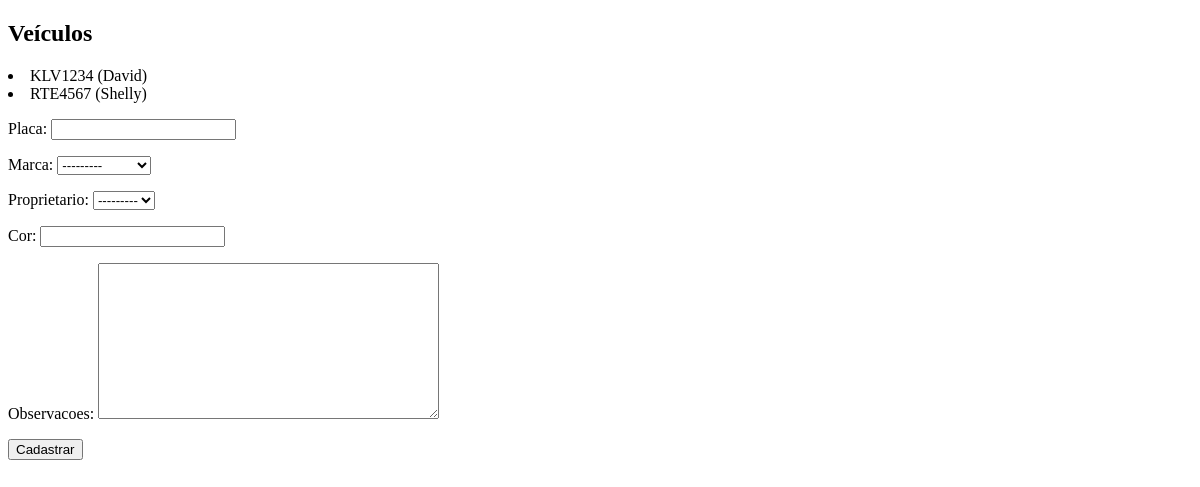
Before: /core/veiculos/ with the older database file.
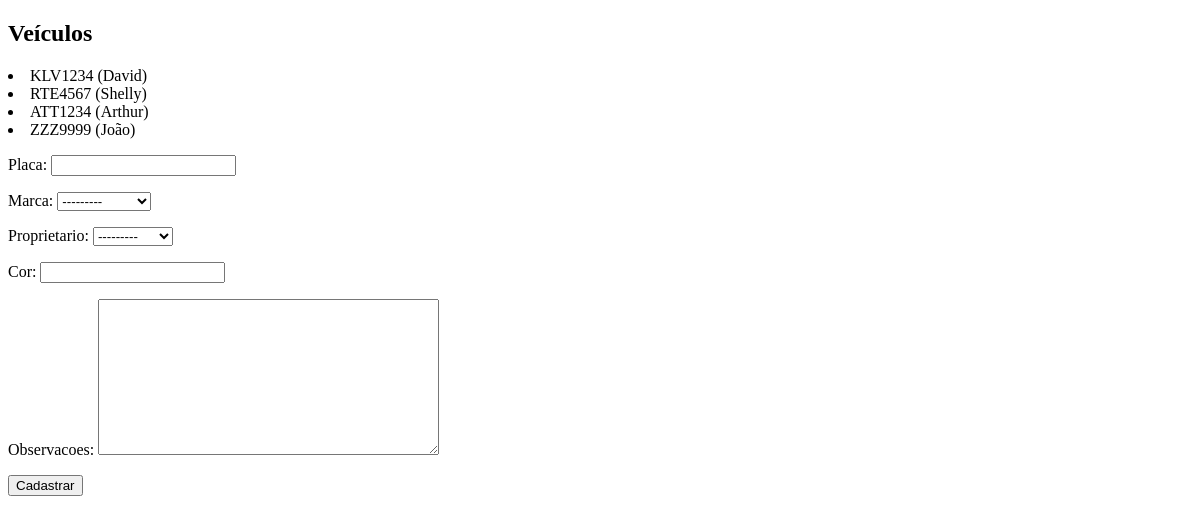
After: the same page with the newer database file.
### core/models.py (models this page shows, shortened)
class Veiculo(models.Model):
    placa = models.CharField(max_length=7)
    marca = models.ForeignKey(Marca,blank=True,null=True, on_delete=models.CASCADE)
    proprietario = models.ForeignKey(Pessoa,on_delete=models.CASCADE)
    cor = models.CharField(max_length=15, blank=True, null=True)
    observacoes = models.TextField(blank=True, null=True)

class Pessoa(models.Model):
    nome = models.CharField(max_length=100)
    endereco = models.CharField(max_length=200,blank=True,null=True)
    telefone = models.CharField(max_length=20,blank=True,null=True)
    def __str__(self):
        return self.nome

### core/views.py (the view)
def lista_veiculos(request):
    veiculos = Veiculo.objects.all()
    form = VeiculoForm()
    data = {'veiculos': veiculos, 'form': form}
    return render(request, 'core/lista_veiculos.html',data )

### core/forms.py
class VeiculoForm(ModelForm):
    class Meta:
        model = Veiculo
        fields = '__all__'

### core/models.py (called while the page is built)
    def __str__(self):
        return self.nome

### core/templates/core/lista_veiculos.html (shortened to what this page needs)
<!DOCTYPE html>
<html lang="en">
<head>
</head>
<body>
    <h2>Veículos</h2>
    <lu>
        {% for veiculo in veiculos %}
        <li>
            {{veiculo.placa}} ({{veiculo.proprietario.nome}})
        </li>
        {% endfor%}
    </lu>
    <form action="{% url 'core_veiculo_novo' %}" method="POST">
        {{form.as_p}}
        <button type="submit">Cadastrar</button>
    </form>
</body>
</html>

Changed rows visible on the page:
added Veiculo: placa "ATT1234", proprietario.nome "Arthur"
added Veiculo: placa "ZZZ9999", proprietario.nome "João"
